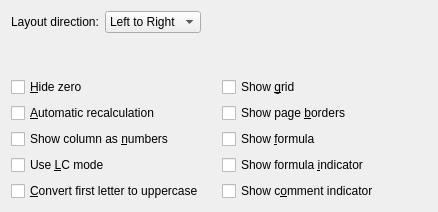
<ui version="4.0" >
 <author>Ariya Hidayat &lt;ariya@kde.org></author>
 <comment>This file is part of the KDE project
Copyright (C) 2004 Ariya Hidayat &lt;ariya@kde.org>

This library is free software; you can redistribute it and/or
modify it under the terms of the GNU Library General Public
License as published by the Free Software Foundation; either
version 2 of the License, or (at your option) any later version.

This library is distributed in the hope that it will be useful,
but WITHOUT ANY WARRANTY; without even the implied warranty of
MERCHANTABILITY or FITNESS FOR A PARTICULAR PURPOSE.  See the
GNU Library General Public License for more details.

You should have received a copy of the GNU Library General Public
License along with this library; see the file COPYING.LIB.  If not,
write to the Free Software Foundation, Inc., 51 Franklin Street,
Fifth Floor, Boston, MA 02110-1301, USA.</comment>
 <class>SheetPropertiesWidget</class>
 <widget class="QWidget" name="SheetPropertiesWidget" >
  <property name="geometry" >
   <rect>
    <x>0</x>
    <y>0</y>
    <width>438</width>
    <height>212</height>
   </rect>
  </property>
  <property name="sizePolicy" >
   <sizepolicy vsizetype="Minimum" hsizetype="Preferred" >
    <horstretch>0</horstretch>
    <verstretch>0</verstretch>
   </sizepolicy>
  </property>
  <property name="windowTitle" >
   <string>SheetPropertiesBase</string>
  </property>
  <layout class="QVBoxLayout" >
   <item>
    <layout class="QHBoxLayout" >
     <item>
      <layout class="QHBoxLayout" >
       <item>
        <widget class="QLabel" name="textLabel1" >
         <property name="text" >
          <string>Layout direction:</string>
         </property>
        </widget>
       </item>
       <item>
        <widget class="KComboBox" name="directionComboBox" >
         <property name="whatsThis" >
          <string>Defaut is that the first column of the sheet is on the left. If you choose Right to Left, then the first column will be on the right and the others added from right to left.</string>
         </property>
         <item>
          <property name="text" >
           <string>Left to Right</string>
          </property>
         </item>
         <item>
          <property name="text" >
           <string>Right to Left</string>
          </property>
         </item>
        </widget>
       </item>
      </layout>
     </item>
     <item>
      <spacer>
       <property name="orientation" >
        <enum>Qt::Horizontal</enum>
       </property>
       <property name="sizeType" >
        <enum>QSizePolicy::Expanding</enum>
       </property>
       <property name="sizeHint" >
        <size>
         <width>40</width>
         <height>20</height>
        </size>
       </property>
      </spacer>
     </item>
    </layout>
   </item>
   <item>
    <spacer>
     <property name="orientation" >
      <enum>Qt::Vertical</enum>
     </property>
     <property name="sizeType" >
      <enum>QSizePolicy::Expanding</enum>
     </property>
     <property name="sizeHint" >
      <size>
       <width>20</width>
       <height>20</height>
      </size>
     </property>
    </spacer>
   </item>
   <item>
    <layout class="QGridLayout" >
     <item row="4" column="1" >
      <widget class="QCheckBox" name="showCommentIndicatorCheckBox" >
       <property name="whatsThis" >
        <string>If this box is checked cells containing comments will be marked by a small red triangle at the top right corner.</string>
       </property>
       <property name="text" >
        <string>Show c&amp;omment indicator</string>
       </property>
      </widget>
     </item>
     <item row="3" column="0" >
      <widget class="QCheckBox" name="useLCModeCheckBox" >
       <property name="whatsThis" >
        <string>If this box is checked the cell reference shown at the left end of the KCFormula Bar will be displayed in LC mode (i.e. L2C3) rather than in its normal form B3. This does not seem to be of much use at the moment.</string>
       </property>
       <property name="text" >
        <string>Use &amp;LC mode</string>
       </property>
      </widget>
     </item>
     <item row="1" column="1" >
      <widget class="QCheckBox" name="showPageBordersCheckBox" >
       <property name="whatsThis" >
        <string>If you check this option, the page borders will be drawn on your current sheet. Per default the page borders are not displayed. It is useful to see the page borders if you want to print your sheet.</string>
       </property>
       <property name="text" >
        <string>Show page &amp;borders</string>
       </property>
      </widget>
     </item>
     <item row="4" column="0" >
      <widget class="QCheckBox" name="capitalizeFirstLetterCheckBox" >
       <property name="whatsThis" >
        <string>Check this box and the first letter of any text you type in will automatically be converted to uppercase.</string>
       </property>
       <property name="text" >
        <string>&amp;Convert first letter to uppercase</string>
       </property>
      </widget>
     </item>
     <item row="0" column="0" >
      <widget class="QCheckBox" name="hideZeroCheckBox" >
       <property name="whatsThis" >
        <string>If this box is checked any cell containing the value zero will appear blank.</string>
       </property>
       <property name="text" >
        <string>&amp;Hide zero</string>
       </property>
      </widget>
     </item>
     <item row="2" column="1" >
      <widget class="QCheckBox" name="showFormulaCheckBox" >
       <property name="whatsThis" >
        <string>If this box is checked KCells will display the actual formulae in cells rather than the results.</string>
       </property>
       <property name="text" >
        <string>Show &amp;formula</string>
       </property>
      </widget>
     </item>
     <item row="2" column="0" >
      <widget class="QCheckBox" name="showColumnAsNumbersCheckBox" >
       <property name="whatsThis" >
        <string>If this box is checked the column headings will show as numbers rather than as letters. Letters are default.</string>
       </property>
       <property name="text" >
        <string>Show column as &amp;numbers</string>
       </property>
      </widget>
     </item>
     <item row="3" column="1" >
      <widget class="QCheckBox" name="showFormulaIndicatorCheckBox" >
       <property name="whatsThis" >
        <string>If this box is checked KCells will display a small blue triangle at the bottom left corner of cells containing formulae. This is useful if you want to protect cells with formulae.</string>
       </property>
       <property name="text" >
        <string>Show formula &amp;indicator</string>
       </property>
      </widget>
     </item>
     <item row="0" column="1" >
      <widget class="QCheckBox" name="showGridCheckBox" >
       <property name="whatsThis" >
        <string>If checked, the grid (the cell limits) will be shown. This is the default. If unchecked, the grid will be hidden.</string>
       </property>
       <property name="text" >
        <string>Show &amp;grid</string>
       </property>
      </widget>
     </item>
     <item row="1" column="0" >
      <widget class="QCheckBox" name="autoCalcCheckBox" >
       <property name="whatsThis" >
        <string>This setting controls whether formulae are recalculated automatically when the value of any cell they refer to changes.</string>
       </property>
       <property name="text" >
        <string>&amp;Automatic recalculation</string>
       </property>
      </widget>
     </item>
    </layout>
   </item>
  </layout>
 </widget>
 <layoutfunction spacing="KDialog::spacingHint" margin="KDialog::marginHint" />
  <customwidgets>
  <customwidget>
   <class>KComboBox</class>
   <extends>QComboBox</extends>
   <header>kcombobox.h</header>
  </customwidget>
 </customwidgets>
 <tabstops>
  <tabstop>directionComboBox</tabstop>
  <tabstop>hideZeroCheckBox</tabstop>
  <tabstop>showGridCheckBox</tabstop>
  <tabstop>autoCalcCheckBox</tabstop>
  <tabstop>showPageBordersCheckBox</tabstop>
  <tabstop>showColumnAsNumbersCheckBox</tabstop>
  <tabstop>showFormulaCheckBox</tabstop>
  <tabstop>useLCModeCheckBox</tabstop>
  <tabstop>showFormulaIndicatorCheckBox</tabstop>
  <tabstop>capitalizeFirstLetterCheckBox</tabstop>
  <tabstop>showCommentIndicatorCheckBox</tabstop>
 </tabstops>
 <includes>
  <include location="global" >kdialog.h</include>
 </includes>
 <resources/>
 <connections/>
</ui>
